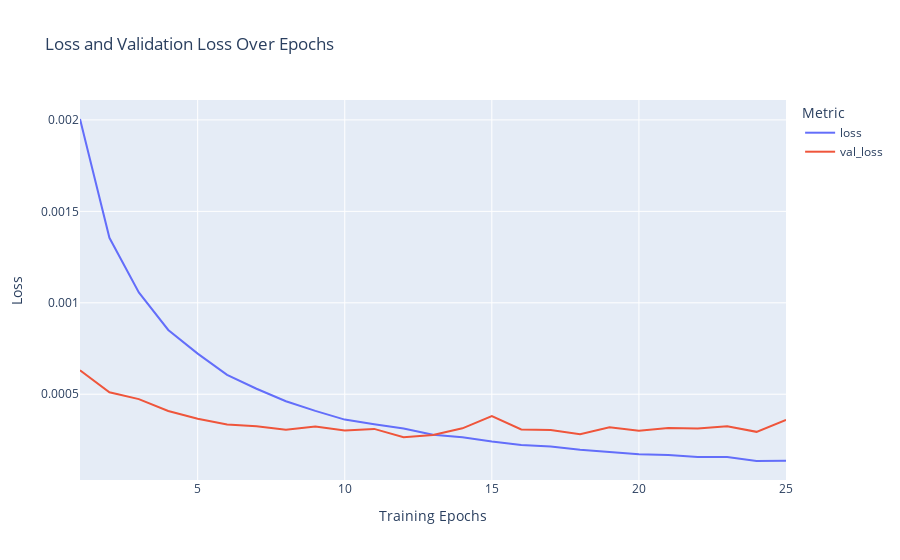
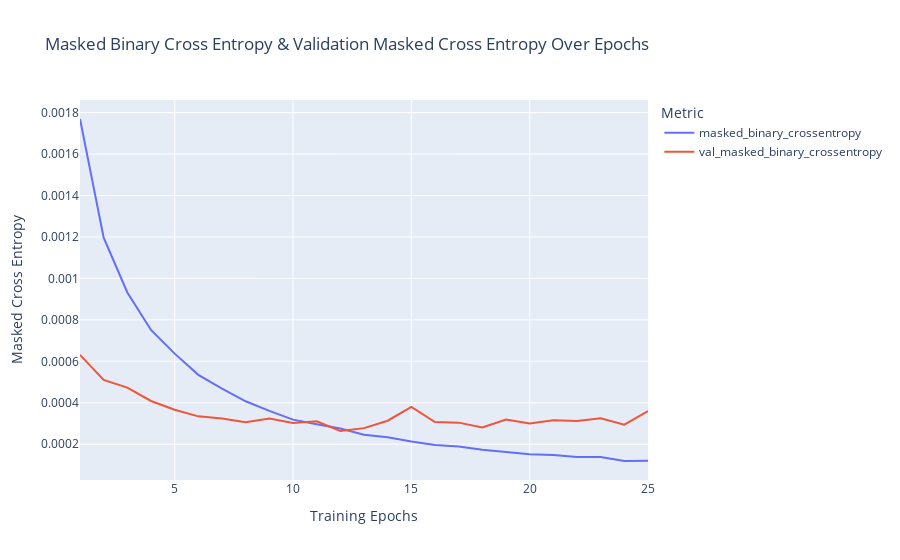

These figures' notebook cell, in order:
### Code cell
#creating the training curves across training epochs
import json
linedata = json.load(open('data/training_curve.json'))
xaxis = []
for i in range(1, 26):
    xaxis.append(i)
    
#creating loss graph:
lossgraph = px.line(linedata, x = xaxis, y = ['loss', 'val_loss'], title = "Loss and Validation Loss Over Epochs",
              labels = {'x': 'Training Epochs', 'value': 'Loss'})
lossgraph.update_layout(legend_title = 'Metric')
lossgraph.show()


#creating cross entropy graph:
crossentropygraph = px.line(linedata, x = xaxis, y = ['masked_binary_crossentropy', 'val_masked_binary_crossentropy'],
                           title = 'Masked Binary Cross Entropy & Validation Masked Cross Entropy Over Epochs',
                            labels = {'x': 'Training Epochs', 'value': 'Masked Cross Entropy'})
crossentropygraph.update_layout(legend_title = 'Metric')
crossentropygraph.show()

### Figure 1 — Plotly figure (JSON) as saved in the notebook; plotly's stock layout.template omitted (floating-point values rounded to 4 significant figures)
{"data": [{"hovertemplate": "variable=loss<br>Training Epochs=%{x}<br>Loss=%{y}<extra></extra>", "legendgroup": "loss", "line": {"color": "#636efa", "dash": "solid"}, "marker": {"symbol": "circle"}, "mode": "lines", "name": "loss", "orientation": "v", "showlegend": true, "type": "scatter", "x": [1, 2, 3, 4, 5, 6, 7, 8, 9, 10, 11, 12, 13, 14, 15, 16, 17, 18, 19, 20, 21, 22, 23, 24, 25], "xaxis": "x", "y": [0.002005, 0.001356, 0.001056, 0.0008517, 0.000722, 0.000606, 0.0005301, 0.0004615, 0.0004088, 0.0003612, 0.0003358, 0.0003121, 0.0002787, 0.0002649, 0.000242, 0.0002228, 0.0002139, 0.0001963, 0.0001843, 0.0001723, 0.0001677, 0.000156, 0.0001567, 0.0001348, 0.0001356], "yaxis": "y"}, {"hovertemplate": "variable=val_loss<br>Training Epochs=%{x}<br>Loss=%{y}<extra></extra>", "legendgroup": "val_loss", "line": {"color": "#EF553B", "dash": "solid"}, "marker": {"symbol": "circle"}, "mode": "lines", "name": "val_loss", "orientation": "v", "showlegend": true, "type": "scatter", "x": [1, 2, 3, 4, 5, 6, 7, 8, 9, 10, 11, 12, 13, 14, 15, 16, 17, 18, 19, 20, 21, 22, 23, 24, 25], "xaxis": "x", "y": [0.0006311, 0.0005104, 0.0004733, 0.0004086, 0.0003664, 0.0003344, 0.0003243, 0.0003055, 0.000324, 0.0003019, 0.0003103, 0.0002643, 0.0002776, 0.0003134, 0.0003802, 0.0003071, 0.0003039, 0.0002813, 0.000319, 0.0003004, 0.0003155, 0.000312, 0.0003247, 0.0002942, 0.0003598], "yaxis": "y"}], "layout": {"legend": {"title": {"text": "Metric"}, "tracegroupgap": 0}, "title": {"text": "Loss and Validation Loss Over Epochs"}, "xaxis": {"anchor": "y", "domain": [0, 1], "title": {"text": "Training Epochs"}}, "yaxis": {"anchor": "x", "domain": [0, 1], "title": {"text": "Loss"}}}}

### Figure 2 — Plotly figure (JSON) as saved in the notebook; plotly's stock layout.template omitted (floating-point values rounded to 4 significant figures)
{"data": [{"hovertemplate": "variable=masked_binary_crossentropy<br>Training Epochs=%{x}<br>Masked Cross Entropy=%{y}<extra></extra>", "legendgroup": "masked_binary_crossentropy", "line": {"color": "#636efa", "dash": "solid"}, "marker": {"symbol": "circle"}, "mode": "lines", "name": "masked_binary_crossentropy", "orientation": "v", "showlegend": true, "type": "scatter", "x": [1, 2, 3, 4, 5, 6, 7, 8, 9, 10, 11, 12, 13, 14, 15, 16, 17, 18, 19, 20, 21, 22, 23, 24, 25], "xaxis": "x", "y": [0.001769, 0.001196, 0.0009321, 0.0007514, 0.000637, 0.0005347, 0.0004678, 0.0004072, 0.0003607, 0.0003187, 0.0002963, 0.0002754, 0.0002459, 0.0002337, 0.0002135, 0.0001965, 0.0001888, 0.0001732, 0.0001626, 0.0001521, 0.000148, 0.0001377, 0.0001383, 0.000119, 0.0001196], "yaxis": "y"}, {"hovertemplate": "variable=val_masked_binary_crossentropy<br>Training Epochs=%{x}<br>Masked Cross Entropy=%{y}<extra></extra>", "legendgroup": "val_masked_binary_crossentropy", "line": {"color": "#EF553B", "dash": "solid"}, "marker": {"symbol": "circle"}, "mode": "lines", "name": "val_masked_binary_crossentropy", "orientation": "v", "showlegend": true, "type": "scatter", "x": [1, 2, 3, 4, 5, 6, 7, 8, 9, 10, 11, 12, 13, 14, 15, 16, 17, 18, 19, 20, 21, 22, 23, 24, 25], "xaxis": "x", "y": [0.0006311, 0.0005104, 0.0004733, 0.0004086, 0.0003664, 0.0003344, 0.0003243, 0.0003054, 0.000324, 0.0003019, 0.0003103, 0.0002643, 0.0002776, 0.0003134, 0.0003802, 0.0003071, 0.000304, 0.0002813, 0.000319, 0.0003004, 0.0003155, 0.000312, 0.0003247, 0.0002942, 0.0003598], "yaxis": "y"}], "layout": {"legend": {"title": {"text": "Metric"}, "tracegroupgap": 0}, "title": {"text": "Masked Binary Cross Entropy & Validation Masked Cross Entropy Over Epochs"}, "xaxis": {"anchor": "y", "domain": [0, 1], "title": {"text": "Training Epochs"}}, "yaxis": {"anchor": "x", "domain": [0, 1], "title": {"text": "Masked Cross Entropy"}}}}
